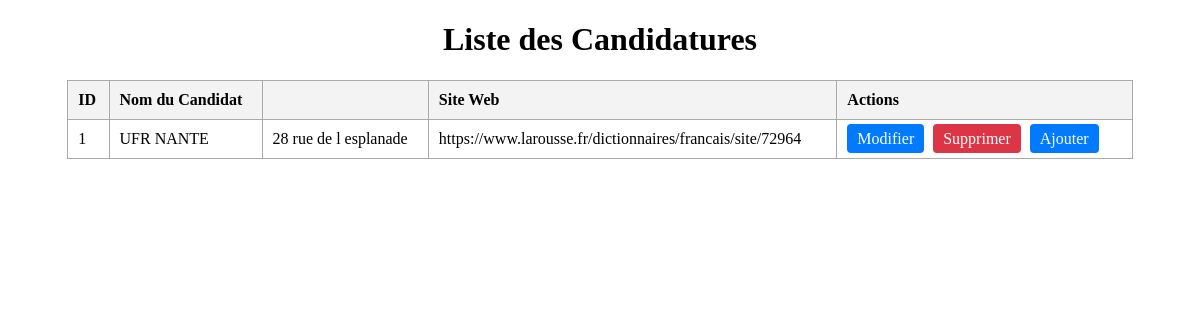
The page /src/vue/ListeCandidature.php on the database its author committed.
### tables this page shows
CREATE TABLE IF NOT EXISTS `etablissement` (
  `id_etablissement` int NOT NULL AUTO_INCREMENT,
  `nom_etablissement` varchar(50) NOT NULL,
  `adresse_etablissement` varchar(50) NOT NULL,
  `site_web_etablissement` varchar(100) NOT NULL,
  PRIMARY KEY (`id_etablissement`)
);

### src/vue/ListeCandidature.php (the view, shortened to what this page needs)
<?php
$pdo = (new \Bdd())->getBdd();
$etablissements = $pdo->query('SELECT * FROM etablissement')->fetchAll(PDO::FETCH_ASSOC);
?>
    <!DOCTYPE html>
    <html lang="fr">
    <head>
    </head>
    <body>
    <h1 style="text-align:center;">Liste des Candidatures</h1>
    <table>
        <thead>
        <tr>
            <th>ID</th>
            <th>Nom du Candidat</th>
            <th></th>
            <th>Site Web</th>
            <th>Actions</th>
        </tr>
        </thead>
        <tbody>
        <?php foreach ($etablissements as $etablissement): ?>
            <tr>
                <td><?= htmlspecialchars($etablissement['id_etablissement']) ?></td>
                <td><?= htmlspecialchars($etablissement['nom_etablissement']) ?></td>
                <td><?= htmlspecialchars($etablissement['adresse_etablissement']) ?></td>
                <td><?= htmlspecialchars($etablissement['site_web_etablissement']) ?></td>
                <td>
                    <a class="button" href="ModifierEtablissement.php?id=<?= $etablissement['id_etablissement'] ?>">Modifier</a>
                    <a class="button delete" href="SupprimerEtablissement.php?id=<?= $etablissement['id_etablissement'] ?>" onclick="return confirm('Voulez-vous vraiment supprimer cet établissement ?');">Supprimer</a>
                    <a class="button" href="CreeEtablissement.php">Ajouter</a>
                </td>
            </tr>
        <?php endforeach; ?>
        </tbody>
    </table>
    </body>
    </html>

### src/vue/ListeCandidature.php (style rules this page uses)
table { width: 90%; margin: auto; border-collapse: collapse; }
th, td { border: 1px solid #aaa; padding: 10px; text-align: left; }
th { background-color: #f3f3f3; }
a.button { padding: 6px 10px; background-color: #007bff; color: white; text-decoration: none; border-radius: 4px; margin-right: 5px; }
a.delete { background-color: #dc3545; }

### rows shown on the page
etablissement: id_etablissement "1", nom_etablissement "UFR NANTE", adresse_etablissement "28 rue de l esplanade", site_web_etablissement "https://www.larousse.fr/dictionnaires/francais/site/72964"
